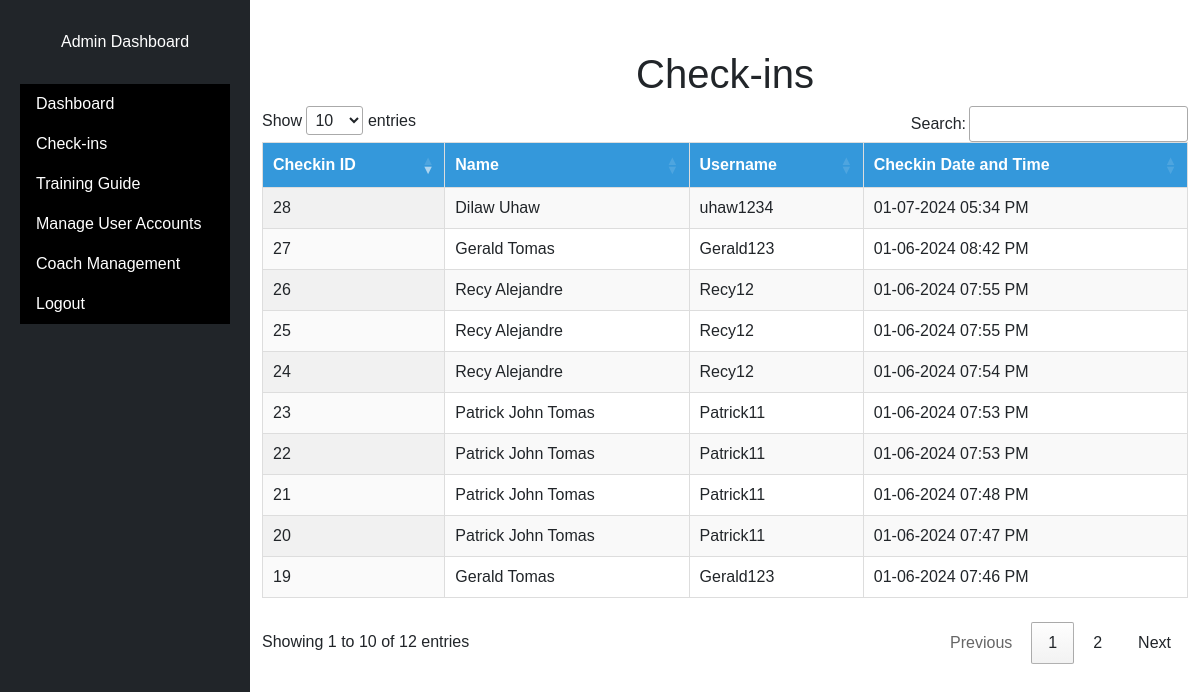
Page /User/show_list_checkin.php on the committed database.
### tables this page shows
CREATE TABLE `checkins` (
  `checkinID` int(11) NOT NULL,
  `userID` int(11) NOT NULL,
  `username` varchar(100) NOT NULL,
  `date_checkin` datetime NOT NULL
);

CREATE TABLE `user_info` (
  `userID` int(11) NOT NULL,
  `fname` varchar(100) NOT NULL,
  `lname` varchar(100) NOT NULL,
  `sex` varchar(50) NOT NULL,
  `birthdate` date NOT NULL,
  `address` varchar(255) NOT NULL,
  `phoneNumber` varchar(50) NOT NULL,
  `username` varchar(255) NOT NULL,
  `password` varchar(255) NOT NULL,
  `confirm_password` varchar(255) NOT NULL
);

### User/show_list_checkin.php (the view, shortened to what this page needs)
<!DOCTYPE html>
<html lang="en">
<head>
    <link rel="stylesheet" type="text/css" href="https://cdn.datatables.net/1.11.5/css/jquery.dataTables.css">
    <link href="https://cdn.jsdelivr.net/npm/bootstrap@5.3.2/dist/css/bootstrap.min.css" rel="stylesheet">
    <link rel="stylesheet" href="https://maxcdn.bootstrapcdn.com/font-awesome/4.5.0/css/font-awesome.min.css">
</head>
<body>
<div class="d-flex" id="wrapper">
<div class="bg-dark" id="sidebar-wrapper">
    <div class="sidebar-heading">Admin Dashboard</div>
    <div class="list-group">
        <a href="admin.php" class="list-group-item list-group-item-action">Dashboard
        </a>
        <a href="show_list_checkin.php" class="list-group-item list-group-item-action">Check-ins
        </a>
        <a href="training_guide.php" class="list-group-item list-group-item-action">Training Guide
        </a>
        <a href="manage_accounts.php" class="list-group-item list-group-item-action">Manage User Accounts
        </a>
        <a href="coach_management.php" class="list-group-item list-group-item-action">Coach Management
        </a>
        <a href="logout.php" class="list-group-item list-group-item-action">Logout
        </a>
    </div>
</div>
<div id="page-content-wrapper">
    <div class="container-fluid">
<h1>Check-ins</h1>
    <?php
        require 'db_conn.php';
    ?>
    <table id="example" class="display">
        <thead>
            <tr>
                <th>Checkin ID</th>
                <th>Name</th>
                <th>Username</th>
                <th>Checkin Date and Time</th>
            </tr>
        </thead>
        <tbody>
        <?php
            $select_checkins = mysqli_query($conn, "SELECT checkins.checkinID, user_info.fname, user_info.lname, user_info.username, DATE_FORMAT(checkins.date_checkin, '%m-%d-%Y %h:%i %p') AS formatted_date FROM checkins INNER JOIN user_info ON checkins.userID=user_info.userID ORDER BY checkins.checkinID DESC;");
            if (mysqli_num_rows($select_checkins) > 0) {
                while ($row = mysqli_fetch_assoc($select_checkins)) {
        ?>
                    <tr>
                        <td><?php echo $row['checkinID'] ?></td>
                        <td><?php echo $row['fname'] . " " . $row['lname']?></td>
                        <td><?php echo $row['username'] ?></td>
                        <td><?php echo $row['formatted_date'] ?></td>
                    </tr>
        <?php
                }
            }
        ?>
        </tbody>
    </table>
</div>
</div>
</body>
</html>

### User/show_list_checkin.php (style rules this page uses)
body { font-family: Arial, sans-serif; overflow-x: hidden; }
h1 { text-align: center; }
#example { width: 100%; border-collapse: collapse; margin-top: 20px; margin-bottom: 20px; }
#example th, #example td { text-align: left; border: 1px solid #ddd; white-space: nowrap; }
#example th { background-color: #3498db; color: #fff; }
#wrapper { display: flex; }
#sidebar-wrapper { position: fixed; width: 250px; height: 100%; background: #000; overflow-y: auto; transition: all 0.5s ease; padding-top: 20px; }
#sidebar-wrapper .sidebar-heading { padding: 10px; color: white; text-align: center; }
#sidebar-wrapper .list-group { padding: 20px; }
#sidebar-wrapper .list-group-item { border: none; background: #000; color: #fff; border-radius: 0; transition: all 0.3s ease; }
#page-content-wrapper { flex: 1; padding-left: 250px; padding-top: 50px; display: flex; justify-content: center; align-items: center; flex-direction: column; }

### rows in the picture
checkins: checkinID "28", userID.fname "Dilaw", userID.lname "Uhaw", userID.username "uhaw1234", formatted_date "01-07-2024 05:34 PM"
checkins: checkinID "27", userID.fname "Gerald", userID.lname "Tomas", userID.username "Gerald123", formatted_date "01-06-2024 08:42 PM"
checkins: checkinID "26", userID.fname "Recy", userID.lname "Alejandre", userID.username "Recy12", formatted_date "01-06-2024 07:55 PM"
checkins: checkinID "25", userID.fname "Recy", userID.lname "Alejandre", userID.username "Recy12", formatted_date "01-06-2024 07:55 PM"
checkins: checkinID "24", userID.fname "Recy", userID.lname "Alejandre", userID.username "Recy12", formatted_date "01-06-2024 07:54 PM"
checkins: checkinID "23", userID.fname "Patrick John", userID.lname "Tomas", userID.username "Patrick11", formatted_date "01-06-2024 07:53 PM"
checkins: checkinID "22", userID.fname "Patrick John", userID.lname "Tomas", userID.username "Patrick11", formatted_date "01-06-2024 07:53 PM"
checkins: checkinID "21", userID.fname "Patrick John", userID.lname "Tomas", userID.username "Patrick11", formatted_date "01-06-2024 07:48 PM"
checkins: checkinID "20", userID.fname "Patrick John", userID.lname "Tomas", userID.username "Patrick11", formatted_date "01-06-2024 07:47 PM"
checkins: checkinID "19", userID.fname "Gerald", userID.lname "Tomas", userID.username "Gerald123", formatted_date "01-06-2024 07:46 PM"
